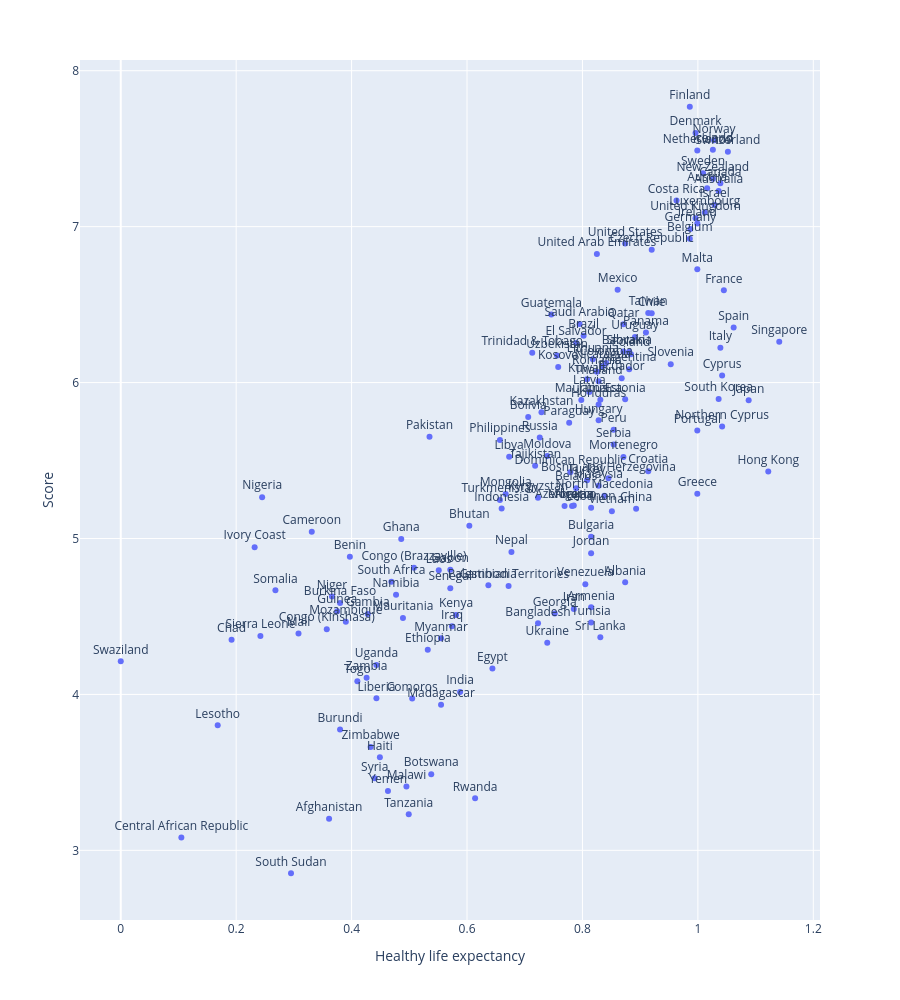

Notebook code for this chart:
### Markdown cell above
MINI CHALLENGE #4: 
- Plot a similar type of plots for 'Healthy life expectancy' and 'Score'

### Code cell
fig = px.scatter(happy_df, x = 'Healthy life expectancy', y = 'Score', text = 'Country or region')
fig.update_traces(textposition = 'top center')
fig.update_layout(height = 1000)
fig.show()

### Figure 1 — Plotly figure (JSON) as saved in the notebook; plotly's stock layout.template omitted (floating-point values rounded to 4 significant figures; data arrays with more than 128 entries replaced by an {"elided": "..."} marker saying what was removed)
{"data": [{"hovertemplate": "Healthy life expectancy=%{x}<br>Score=%{y}<br>Country or region=%{text}<extra></extra>", "legendgroup": "", "marker": {"color": "#636efa", "symbol": "circle"}, "mode": "markers+text", "name": "", "orientation": "v", "showlegend": false, "text": {"elided": "156 str values"}, "textposition": "top center", "type": "scatter", "x": {"elided": "156 float values"}, "xaxis": "x", "y": {"elided": "156 float values"}, "yaxis": "y"}], "layout": {"height": 1000, "legend": {"tracegroupgap": 0}, "margin": {"t": 60}, "xaxis": {"anchor": "y", "domain": [0, 1], "title": {"text": "Healthy life expectancy"}}, "yaxis": {"anchor": "x", "domain": [0, 1], "title": {"text": "Score"}}}}
